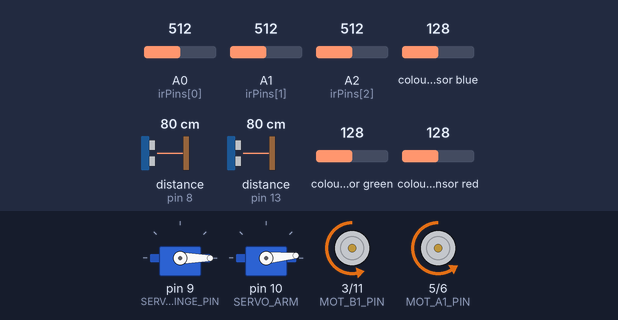
The sketch below on a simulated Arduino Uno, built with avr-gcc and run on an emulated ATmega328P. Parts: 2 × servo, motor-driver pin pairs drawn as motors (green arrow = first pin HIGH = forward, orange = second pin HIGH = backward, longer = more drive). Inputs (shaded band) come from the test bench; at power-on: distance to the obstacle (sensors on pin 13, pin 8) 80 cm, A0 (irPins[0]) = 512, A1 (irPins[1]) = 512, A2 (irPins[2]) = 512, colour sensor blue 128, colour sensor green 128, colour sensor red 128. The echo pulse lasts 58.3 µs per cm.

Above: at 2.6 s.
2.7 s: distance to the obstacle (sensor on pin 13) set to 23 cm
4.2 s: distance to the obstacle (sensor on pin 13) set to 18 cm
At 4.7 s:
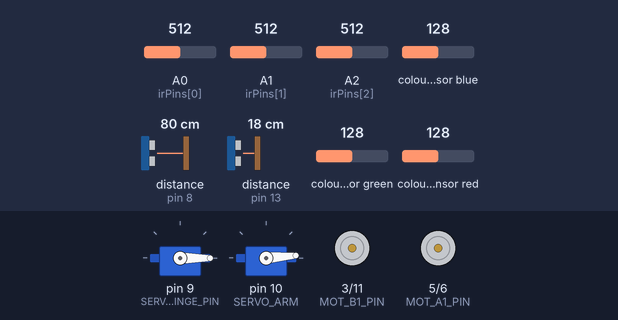
At 5.8 s:
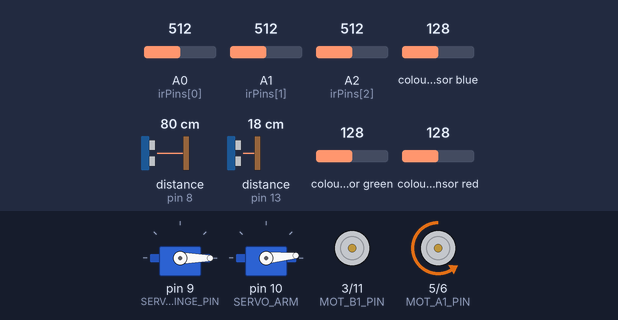
6.3 s: distance to the obstacle (sensor on pin 8) set to 26 cm
7.8 s: distance to the obstacle (sensor on pin 8) set to 22 cm
At 8.5 s:
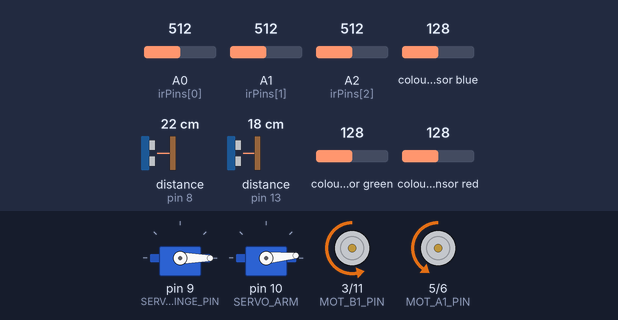
9.6 s: distance to the obstacle (sensor on pin 8) set to 6 cm
11.1 s: distance to the obstacle (sensor on pin 8) set to 3 cm
At 15.6 s:
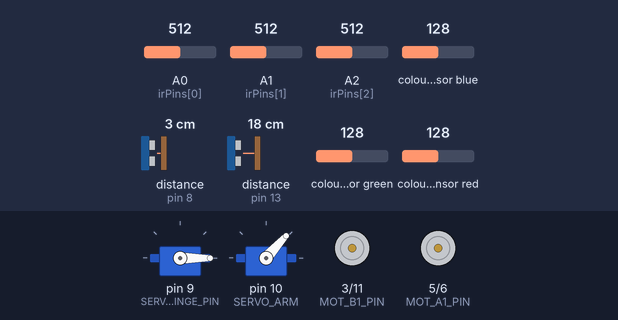
Timing chart, 0 to 26.1 s (numbered marks = the images above; inputs shaded):
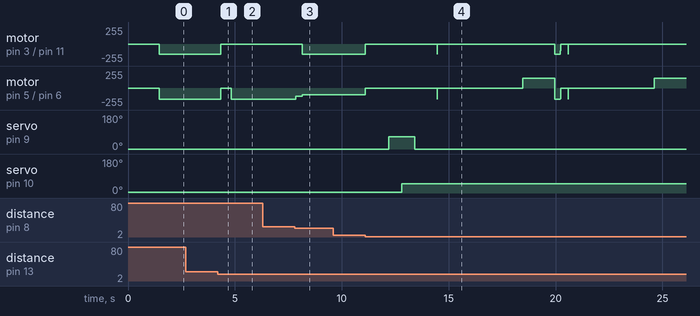

Measured:
- the behaviour switches between 21 and 20 cm on distance to the obstacle (sensor on pin 13) (found by bisection; images 0 and 1)
- the behaviour switches between 25 and 24 cm on distance to the obstacle (sensor on pin 8) (found by bisection; images 2 and 3)
- the behaviour switches between 5 and 4 cm on distance to the obstacle (sensor on pin 8) (found by bisection; images 3 and 4)
- after the input at 2.7 s, every drawn part: stays the same
- after the input at 4.2 s, motor on pin 3 (MOT_B1_PIN) / pin 11 (MOT_B2_PIN): backward 150/255 → stopped after 0.13 s; motor on pin 5 (MOT_A1_PIN) / pin 6 (MOT_A2_PIN): backward 172/255 → stopped after 0.13 s, → backward 172/255 0.51 s later
- after the input at 6.3 s, every drawn part: stays the same
- after the input at 7.8 s, motor on pin 3 (MOT_B1_PIN) / pin 11 (MOT_B2_PIN): stopped → backward 150/255 after 0.34 s; motor on pin 5 (MOT_A1_PIN) / pin 6 (MOT_A2_PIN): backward 172/255 → backward 120/255 at once, → backward 100/255 0.30 s later
- after the input at 9.6 s, every drawn part: stays the same
- after the input at 11.1 s, motor on pin 3 (MOT_B1_PIN) / pin 11 (MOT_B2_PIN): backward 150/255 → stopped at once, → backward 150/255 8.9 s later, → stopped 0.25 s later; servo on pin 9 (SERVO_HINGE_PIN): 0° → 65° after 1.1 s, → 0° 1.2 s later; servo on pin 10 (SERVO_ARM): 5° → 48° after 1.7 s

The sketch:

robot_controller.ino
```cpp
/*
 * Autonomous Recycling Robot - Main Controller
 *
 * Arduino sketch for the primary robot board.
 * Responsibilities:
 *   - Line following using three IR sensors
 *   - Front and side obstacle/object detection using ultrasonic sensors
 *   - Autonomous object approach and collection
 *   - Servo-actuated gripper control
 *   - Ground colour detection
 *   - Communication with a secondary colour-sensor/display board
 */

#include <NewPing.h>
#include <Servo.h>
#include <Wire.h>
#include "Adafruit_TCS34725.h"
#include <SoftwareSerial.h>

// -------------------- Pin definitions --------------------

// Motors
#define MOT_A1_PIN 5
#define MOT_A2_PIN 6
#define MOT_B1_PIN 3
#define MOT_B2_PIN 11

// Ultrasonic distance sensors
#define TRIGGER_PIN_FRONT 7
#define ECHO_PIN_FRONT 8
#define TRIGGER_PIN_RIGHT_SIDE 12
#define ECHO_PIN_RIGHT_SIDE 13

// RGB sensor (I2C on Arduino Uno: SDA=A4, SCL=A5)
#define RGB_SENSOR_SDA_PIN A4
#define RGB_SENSOR_SCL_PIN A5

// Gripper servos
#define SERVO_HINGE_PIN 9
#define SERVO_ARM 10

// Inter-board serial communication
SoftwareSerial mySerial(2, 4);  // RX=2, TX=4

// Three IR line sensors
const int irPins[3] = {A0, A1, A2};

// -------------------- Hardware objects --------------------

#define MAX_DISTANCE 200

NewPing sonar(
    TRIGGER_PIN_FRONT,
    ECHO_PIN_FRONT,
    MAX_DISTANCE
);

NewPing sonar_side(
    TRIGGER_PIN_RIGHT_SIDE,
    ECHO_PIN_RIGHT_SIDE,
    MAX_DISTANCE
);

Adafruit_TCS34725 tcs =
    Adafruit_TCS34725(
        TCS34725_INTEGRATIONTIME_50MS,
        TCS34725_GAIN_4X
    );

Servo servoHinge;
Servo servoArm;

// -------------------- Robot state --------------------

int distance = 0;
int side_distance = 0;

int counter = 0;

int irSensors = B000;
int irSensorDigital[3] = {0, 0, 0};
int threshold = 500;

const int defaultSpeed = 150;
int error = 0;
int errorLast = 0;
int leftServoSpeed = 0;
int rightServoSpeed = 0;

const int HINGE_UP = 0;
const int HINGE_DOWN = 65;
const int ARM_OPEN = 5;
const int ARM_CLOSED = 48;

bool objGrabbed = false;

String groundColour;
String incoming;
String serialBuffer = "";
String lastSentMessage = "";

// -------------------- Communication --------------------

/*
 * Send a status message to the secondary board.
 * Avoids repeatedly transmitting the same state.
 */
void sendMessage(String msg) {
    if (msg != lastSentMessage) {
        mySerial.println(msg);
        lastSentMessage = msg;
    }
}

// -------------------- Gripper control --------------------

void GripperInit() {
    servoHinge.write(HINGE_UP);
    servoArm.write(ARM_OPEN);
    delay(400);
}

/*
 * Lower the gripper, close around the object, then lift it.
 */
void GrabCanSequence() {
    sendMessage("GRABBING");

    servoArm.write(ARM_OPEN);
    delay(600);

    servoHinge.write(HINGE_DOWN);
    delay(600);

    servoArm.write(ARM_CLOSED);
    delay(600);

    servoHinge.write(HINGE_UP);

    objGrabbed = true;
}

/*
 * Lower the gripper, release the object, then raise it again.
 */
void DropCanSequence() {
    sendMessage("DEPOSITING");

    servoHinge.write(HINGE_DOWN);
    delay(600);

    servoArm.write(ARM_OPEN);
    delay(600);

    servoHinge.write(HINGE_UP);
    delay(600);

    objGrabbed = false;
    counter++;

    // Stop after three successful deposits.
    if (counter >= 3) {
        sendMessage("FINISHED");
        set_motor_pwm(0, 0, 0);

        while (true) {
        }
    }
}

// -------------------- Motor control --------------------

/*
 * Drive one motor using a signed PWM value (-255 to +255).
 */
void set_motor_pwm(int pwm, int IN1_PIN, int IN2_PIN) {
    if (pwm < 0) {
        analogWrite(IN1_PIN, -pwm);
        digitalWrite(IN2_PIN, LOW);
    } else {
        digitalWrite(IN1_PIN, LOW);
        analogWrite(IN2_PIN, pwm);
    }
}

/*
 * Drive both motors using signed PWM values.
 */
void set_motor_currents(int pwm_A, int pwm_B) {
    set_motor_pwm(pwm_A, MOT_A1_PIN, MOT_A2_PIN);
    set_motor_pwm(pwm_B, MOT_B1_PIN, MOT_B2_PIN);
}

/*
 * Drive both motors for a fixed duration.
 */
void spin_and_wait(int pwm_A, int pwm_B, int duration) {
    set_motor_currents(pwm_A, pwm_B);
    delay(duration);
}

// -------------------- Distance sensing --------------------

bool isObjectInFront(int checkDist) {
    int d = sonar.ping_cm();
    return (d > 0 && d < checkDist);
}

/*
 * Handle obstacles detected directly ahead.
 * The robot pauses, waits for the obstacle to clear, then performs
 * a manoeuvre and returns to the line.
 */
void SenseDistance() {
    distance = sonar.ping_cm();

    if (distance > 0 && distance < 5) {
        set_motor_currents(0, 0);
        sendMessage("OBJECT IN FRONT");

        delay(4000);

        if (!isObjectInFront(7)) {
            return;
        }

        sendMessage("MOVING AROUND");

        // Reverse and turn away from the obstacle.
        spin_and_wait(-150, 0, 1500);
        spin_and_wait(150, 135, 250);

        // Follow an arc until the line is reacquired.
        while (true) {
            set_motor_currents(160, 100);
            delay(20);

            Scan();

            if (irSensors == B010 || irSensors == B111) {
                break;
            }
        }

        set_motor_currents(0, 0);
        delay(300);

        error = 0;
        errorLast = 0;
    }
}

/*
 * Search for an object beside the robot.
 * The robot pivots toward a detected object, approaches it,
 * grabs it, and then returns to the line.
 */
void SenseSide() {
    // Do not search while carrying an object.
    if (objGrabbed) {
        return;
    }

    sendMessage("SEARCHING");

    side_distance =
        sonar_side.convert_cm(
            sonar_side.ping_median(3)
        );

    if (side_distance > 0 && side_distance < 21) {
        set_motor_currents(0, 0);
        delay(500);

        // Pivot until the target is detected in front.
        while (!isObjectInFront(25)) {
            set_motor_currents(150, 0);
            delay(50);
        }

        spin_and_wait(120, 0, 300);

        // Approach the target slowly.
        while (!isObjectInFront(5)) {
            set_motor_currents(100, 80);
            delay(20);
        }

        set_motor_currents(0, 0);
        delay(500);

        GrabCanSequence();

        // Return to the line after collecting the object.
        ReturnToTrack(1);

        error = 0;
        errorLast = 0;
    }
}

// -------------------- Line following --------------------

/*
 * Read the three IR sensors and encode their states as a
 * three-bit value:
 *
 *   B100 -> line left
 *   B010 -> line centred
 *   B001 -> line right
 *
 * Sensor threshold is controlled by 'threshold'.
 */
void Scan() {
    irSensors = B000;

    for (int i = 0; i < 3; i++) {
        int sensorValue = analogRead(irPins[i]);

        irSensorDigital[i] =
            (sensorValue >= threshold) ? 1 : 0;

        int b = 2 - i;
        irSensors += (irSensorDigital[i] << b);
    }
}

/*
 * Convert the IR sensor pattern into steering error and
 * adjust motor speeds accordingly.
 */
void UpdateDirection() {
    errorLast = error;

    switch (irSensors) {
        case B000:
            if (errorLast < 0) {
                error = -130;
            } else if (errorLast > 0) {
                error = 130;
            }
            break;

        case B100:
            error = -80;
            break;

        case B110:
            error = -40;
            break;

        case B010:
            error = 0;
            break;

        case B011:
            error = 40;
            break;

        case B001:
            error = 80;
            break;

        case B111:
            error = 0;
            break;

        default:
            error = errorLast;
    }

    if (error >= 0) {
        leftServoSpeed = defaultSpeed;
        rightServoSpeed = defaultSpeed - error;
    } else {
        leftServoSpeed = defaultSpeed + error;
        rightServoSpeed = defaultSpeed;
    }
}

/*
 * Reacquire the line after collecting or depositing an object.
 *
 * pivotDir =  1  -> return after grabbing
 * pivotDir = -1  -> return after dropping
 */
void ReturnToTrack(int pivotDir) {
    int revA = (pivotDir == 1) ? -140 : -100;
    int revB = (pivotDir == 1) ? -100 : -140;

    // Reverse until the line is detected.
    while (true) {
        Scan();

        if (irSensors != B000) {
            break;
        }

        set_motor_currents(revA, revB);
        delay(20);
    }

    set_motor_currents(0, 0);
    delay(500);

    // Pivot until the centre of the line is detected.
    while (true) {
        Scan();

        if (irSensors == B010 || irSensors == B111) {
            break;
        }

        set_motor_currents(
            pivotDir == -1 ? 125 : 40,
            pivotDir == 1 ? 110 : 40
        );

        delay(10);
    }

    set_motor_currents(0, 0);
    delay(500);
}

// -------------------- Colour-based sorting --------------------

/*
 * Read the ground colour while carrying an object.
 * The ground colour determines which deposit zone the object
 * should be delivered to.
 */
void detectColour() {
    if (!objGrabbed) {
        return;
    }

    groundColour = "NONE";

    float red, green, blue;
    tcs.getRGB(&red, &green, &blue);

    if (red > (green + 30) &&
        red > (blue + 30) &&
        red > 120) {

        groundColour = "RED";

    } else if (green > red &&
               green > blue &&
               green > 90) {

        groundColour = "GREEN";

    } else if (blue > (red + 15) &&
               blue > (green + 15) &&
               blue > 90) {

        groundColour = "BLUE";
    }

    // Receive the object colour from the secondary board.
    if (mySerial.available()) {
        char c = mySerial.read();

        if (c == '\n') {
            incoming = serialBuffer;
            incoming.trim();
            serialBuffer = "";
        } else {
            serialBuffer += c;
        }
    }

    // Deposit when object colour matches the ground zone.
    if (incoming == groundColour) {
        set_motor_currents(0, 0);
        delay(500);

        while (!isObjectInFront(15)) {
            set_motor_currents(0, 180);
            delay(50);
        }

        while (!isObjectInFront(4)) {
            set_motor_currents(100, 80);
            delay(20);
        }

        set_motor_currents(0, 0);
        delay(500);

        DropCanSequence();

        ReturnToTrack(-1);

        error = 0;
        errorLast = 0;

        incoming = "";
    }
}

// -------------------- Arduino setup --------------------

void setup(void) {
    pinMode(MOT_A1_PIN, OUTPUT);
    pinMode(MOT_A2_PIN, OUTPUT);
    pinMode(MOT_B1_PIN, OUTPUT);
    pinMode(MOT_B2_PIN, OUTPUT);

    digitalWrite(MOT_A1_PIN, LOW);
    digitalWrite(MOT_A2_PIN, LOW);
    digitalWrite(MOT_B1_PIN, LOW);
    digitalWrite(MOT_B2_PIN, LOW);

    servoHinge.attach(SERVO_HINGE_PIN);
    servoArm.attach(SERVO_ARM);

    GripperInit();

    Serial.begin(9600);
    mySerial.begin(57600);

    if (!tcs.begin()) {
        Serial.println(
            "No TCS34725 found - check connections."
        );
    }

    delay(1000);
}

// -------------------- Main control loop --------------------

void loop() {
    SenseDistance();    // Safety / obstacle handling
    SenseSide();        // Object search and collection
    Scan();             // Read line sensors
    UpdateDirection();  // Update steering correction
    detectColour();     // Check for matching deposit zone

    // Apply motor speeds for a short control interval.
    spin_and_wait(
        leftServoSpeed * 1.15,
        rightServoSpeed,
        10
    );
}
```
